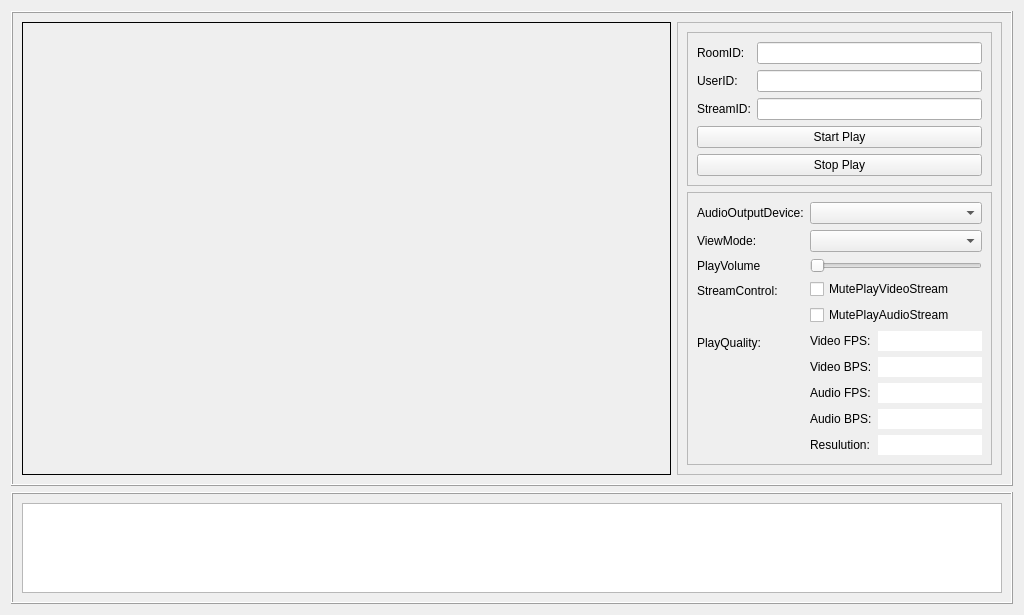
<?xml version="1.0" encoding="UTF-8"?>
<ui version="4.0">
 <class>ZegoPlayDemo</class>
 <widget class="QWidget" name="ZegoPlayDemo">
  <property name="geometry">
   <rect>
    <x>0</x>
    <y>0</y>
    <width>1024</width>
    <height>615</height>
   </rect>
  </property>
  <property name="windowTitle">
   <string>Form</string>
  </property>
  <layout class="QVBoxLayout" name="verticalLayout_3" stretch="3,1">
   <item>
    <widget class="QFrame" name="frame">
     <property name="frameShape">
      <enum>QFrame::Box</enum>
     </property>
     <property name="frameShadow">
      <enum>QFrame::Raised</enum>
     </property>
     <layout class="QHBoxLayout" name="horizontalLayout" stretch="2,1">
      <item>
       <widget class="QFrame" name="frame_remote_video">
        <property name="sizePolicy">
         <sizepolicy hsizetype="Preferred" vsizetype="Expanding">
          <horstretch>0</horstretch>
          <verstretch>0</verstretch>
         </sizepolicy>
        </property>
        <property name="frameShape">
         <enum>QFrame::Box</enum>
        </property>
       </widget>
      </item>
      <item>
       <widget class="QFrame" name="frame_2">
        <property name="maximumSize">
         <size>
          <width>500</width>
          <height>16777215</height>
         </size>
        </property>
        <property name="frameShape">
         <enum>QFrame::StyledPanel</enum>
        </property>
        <property name="frameShadow">
         <enum>QFrame::Raised</enum>
        </property>
        <layout class="QVBoxLayout" name="verticalLayout" stretch="0,0,1">
         <item>
          <widget class="QFrame" name="frame_4">
           <property name="frameShape">
            <enum>QFrame::StyledPanel</enum>
           </property>
           <property name="frameShadow">
            <enum>QFrame::Raised</enum>
           </property>
           <layout class="QFormLayout" name="formLayout">
            <item row="0" column="0">
             <widget class="QLabel" name="label">
              <property name="text">
               <string>RoomID:</string>
              </property>
             </widget>
            </item>
            <item row="0" column="1">
             <widget class="QLineEdit" name="lineEdit_roomID">
              <property name="sizePolicy">
               <sizepolicy hsizetype="Preferred" vsizetype="Preferred">
                <horstretch>0</horstretch>
                <verstretch>0</verstretch>
               </sizepolicy>
              </property>
             </widget>
            </item>
            <item row="2" column="0">
             <widget class="QLabel" name="label_2">
              <property name="text">
               <string>StreamID:</string>
              </property>
             </widget>
            </item>
            <item row="2" column="1">
             <widget class="QLineEdit" name="lineEdit_streamID">
              <property name="sizePolicy">
               <sizepolicy hsizetype="Preferred" vsizetype="Preferred">
                <horstretch>0</horstretch>
                <verstretch>0</verstretch>
               </sizepolicy>
              </property>
             </widget>
            </item>
            <item row="6" column="0" colspan="2">
             <widget class="QPushButton" name="pushButton_startPlay">
              <property name="sizePolicy">
               <sizepolicy hsizetype="Preferred" vsizetype="Preferred">
                <horstretch>0</horstretch>
                <verstretch>0</verstretch>
               </sizepolicy>
              </property>
              <property name="text">
               <string>Start Play</string>
              </property>
             </widget>
            </item>
            <item row="7" column="0" colspan="2">
             <widget class="QPushButton" name="pushButton_stopPlay">
              <property name="sizePolicy">
               <sizepolicy hsizetype="Preferred" vsizetype="Preferred">
                <horstretch>0</horstretch>
                <verstretch>0</verstretch>
               </sizepolicy>
              </property>
              <property name="text">
               <string>Stop Play</string>
              </property>
             </widget>
            </item>
            <item row="1" column="0">
             <widget class="QLabel" name="label_6">
              <property name="text">
               <string>UserID:</string>
              </property>
             </widget>
            </item>
            <item row="1" column="1">
             <widget class="QLineEdit" name="lineEdit_userID">
              <property name="sizePolicy">
               <sizepolicy hsizetype="Preferred" vsizetype="Preferred">
                <horstretch>0</horstretch>
                <verstretch>0</verstretch>
               </sizepolicy>
              </property>
             </widget>
            </item>
           </layout>
          </widget>
         </item>
         <item>
          <widget class="QFrame" name="frame_3">
           <property name="frameShape">
            <enum>QFrame::StyledPanel</enum>
           </property>
           <property name="frameShadow">
            <enum>QFrame::Raised</enum>
           </property>
           <layout class="QFormLayout" name="formLayout_2">
            <item row="0" column="0">
             <widget class="QLabel" name="label_3">
              <property name="text">
               <string>AudioOutputDevice:</string>
              </property>
             </widget>
            </item>
            <item row="0" column="1">
             <widget class="QComboBox" name="comboBox_audioOutputDevice">
              <property name="sizePolicy">
               <sizepolicy hsizetype="Preferred" vsizetype="Preferred">
                <horstretch>0</horstretch>
                <verstretch>0</verstretch>
               </sizepolicy>
              </property>
              <property name="maximumSize">
               <size>
                <width>16777215</width>
                <height>16777215</height>
               </size>
              </property>
             </widget>
            </item>
            <item row="1" column="0">
             <widget class="QLabel" name="label_5">
              <property name="text">
               <string>ViewMode:</string>
              </property>
             </widget>
            </item>
            <item row="1" column="1">
             <widget class="QComboBox" name="comboBox_viewmode">
              <property name="sizePolicy">
               <sizepolicy hsizetype="Preferred" vsizetype="Preferred">
                <horstretch>0</horstretch>
                <verstretch>0</verstretch>
               </sizepolicy>
              </property>
              <property name="maximumSize">
               <size>
                <width>16777215</width>
                <height>16777215</height>
               </size>
              </property>
             </widget>
            </item>
            <item row="2" column="0">
             <widget class="QLabel" name="label_12">
              <property name="text">
               <string>PlayVolume</string>
              </property>
             </widget>
            </item>
            <item row="2" column="1">
             <widget class="QSlider" name="slider_playVolume">
              <property name="sizePolicy">
               <sizepolicy hsizetype="Preferred" vsizetype="Preferred">
                <horstretch>0</horstretch>
                <verstretch>0</verstretch>
               </sizepolicy>
              </property>
              <property name="maximum">
               <number>100</number>
              </property>
              <property name="orientation">
               <enum>Qt::Horizontal</enum>
              </property>
             </widget>
            </item>
            <item row="3" column="0">
             <widget class="QLabel" name="label_10">
              <property name="text">
               <string>StreamControl:</string>
              </property>
             </widget>
            </item>
            <item row="3" column="1">
             <layout class="QVBoxLayout" name="verticalLayout_4">
              <item>
               <widget class="QCheckBox" name="checkBox_mutePlayStreamVideo">
                <property name="text">
                 <string>MutePlayVideoStream</string>
                </property>
               </widget>
              </item>
              <item>
               <widget class="QCheckBox" name="checkBox_mutePlayStreamAudio">
                <property name="text">
                 <string>MutePlayAudioStream</string>
                </property>
               </widget>
              </item>
             </layout>
            </item>
            <item row="4" column="0">
             <widget class="QLabel" name="label_4">
              <property name="text">
               <string>PlayQuality:</string>
              </property>
             </widget>
            </item>
            <item row="4" column="1">
             <layout class="QFormLayout" name="formLayout_3">
              <item row="0" column="0">
               <widget class="QLabel" name="label_9">
                <property name="text">
                 <string>Video FPS:</string>
                </property>
               </widget>
              </item>
              <item row="0" column="1">
               <widget class="QLineEdit" name="lineEdit_videoFPS">
                <property name="frame">
                 <bool>false</bool>
                </property>
                <property name="readOnly">
                 <bool>true</bool>
                </property>
               </widget>
              </item>
              <item row="1" column="0">
               <widget class="QLabel" name="label_11">
                <property name="text">
                 <string>Video BPS:</string>
                </property>
               </widget>
              </item>
              <item row="1" column="1">
               <widget class="QLineEdit" name="lineEdit_videoBPS">
                <property name="frame">
                 <bool>false</bool>
                </property>
                <property name="readOnly">
                 <bool>true</bool>
                </property>
               </widget>
              </item>
              <item row="4" column="0">
               <widget class="QLabel" name="label_13">
                <property name="text">
                 <string>Resulution:</string>
                </property>
               </widget>
              </item>
              <item row="4" column="1">
               <widget class="QLineEdit" name="lineEdit_resolution">
                <property name="frame">
                 <bool>false</bool>
                </property>
                <property name="readOnly">
                 <bool>true</bool>
                </property>
               </widget>
              </item>
              <item row="2" column="0">
               <widget class="QLabel" name="label_16">
                <property name="text">
                 <string>Audio FPS:</string>
                </property>
               </widget>
              </item>
              <item row="2" column="1">
               <widget class="QLineEdit" name="lineEdit_audioFPS">
                <property name="frame">
                 <bool>false</bool>
                </property>
                <property name="readOnly">
                 <bool>true</bool>
                </property>
               </widget>
              </item>
              <item row="3" column="0">
               <widget class="QLabel" name="label_17">
                <property name="text">
                 <string>Audio BPS:</string>
                </property>
               </widget>
              </item>
              <item row="3" column="1">
               <widget class="QLineEdit" name="lineEdit_audioBPS">
                <property name="frame">
                 <bool>false</bool>
                </property>
                <property name="readOnly">
                 <bool>true</bool>
                </property>
               </widget>
              </item>
             </layout>
            </item>
           </layout>
          </widget>
         </item>
         <item>
          <spacer name="verticalSpacer">
           <property name="orientation">
            <enum>Qt::Vertical</enum>
           </property>
           <property name="sizeHint" stdset="0">
            <size>
             <width>20</width>
             <height>40</height>
            </size>
           </property>
          </spacer>
         </item>
        </layout>
       </widget>
      </item>
     </layout>
    </widget>
   </item>
   <item>
    <widget class="QFrame" name="frame_5">
     <property name="sizePolicy">
      <sizepolicy hsizetype="Preferred" vsizetype="Preferred">
       <horstretch>0</horstretch>
       <verstretch>0</verstretch>
      </sizepolicy>
     </property>
     <property name="minimumSize">
      <size>
       <width>300</width>
       <height>0</height>
      </size>
     </property>
     <property name="maximumSize">
      <size>
       <width>16777215</width>
       <height>16777215</height>
      </size>
     </property>
     <property name="frameShape">
      <enum>QFrame::Box</enum>
     </property>
     <property name="frameShadow">
      <enum>QFrame::Raised</enum>
     </property>
     <layout class="QVBoxLayout" name="verticalLayout_2">
      <item>
       <widget class="QTextEdit" name="textEdit_log">
        <property name="html">
         <string>&lt;!DOCTYPE HTML PUBLIC &quot;-//W3C//DTD HTML 4.0//EN&quot; &quot;http://www.w3.org/TR/REC-html40/strict.dtd&quot;&gt;
&lt;html&gt;&lt;head&gt;&lt;meta name=&quot;qrichtext&quot; content=&quot;1&quot; /&gt;&lt;style type=&quot;text/css&quot;&gt;
p, li { white-space: pre-wrap; }
&lt;/style&gt;&lt;/head&gt;&lt;body style=&quot; font-family:'SimSun'; font-size:9pt; font-weight:400; font-style:normal;&quot;&gt;
&lt;p style=&quot;-qt-paragraph-type:empty; margin-top:0px; margin-bottom:0px; margin-left:0px; margin-right:0px; -qt-block-indent:0; text-indent:0px;&quot;&gt;&lt;br /&gt;&lt;/p&gt;&lt;/body&gt;&lt;/html&gt;</string>
        </property>
       </widget>
      </item>
     </layout>
    </widget>
   </item>
  </layout>
 </widget>
 <resources/>
 <connections/>
</ui>
